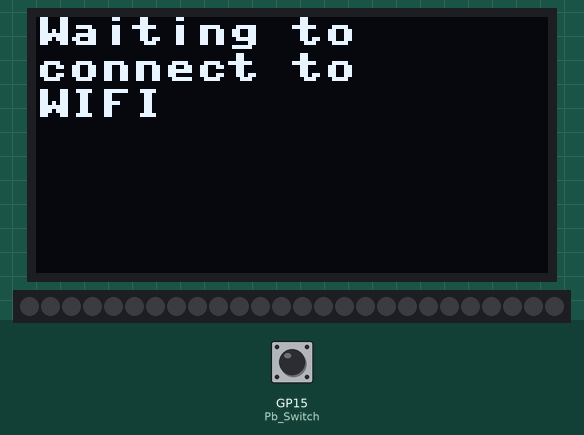
Recording of a program running on a simulated Raspberry Pi Pico running MicroPython. Parts: 128×64 one-colour display, 26 RGB LEDs in strip order, left to right. Inputs (shaded band) come from the test bench; at power-on: GP15 (Pb_Switch) LOW. Dim RGB values are drawn brighter than linear; WiFi joins after 1.5 s; library files of the repository ran but are not shown: ssd1306.py; what the program prints to the serial console is not drawn.

Above: at 3.1 s.
At 6.3 s:
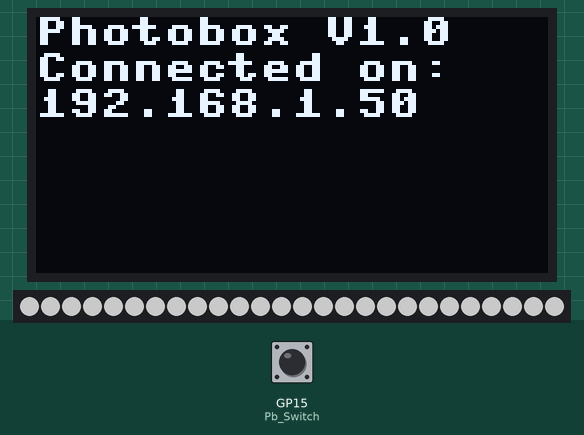
6.4 s: GP15 (Pb_Switch) pulled HIGH for 0.15 s
At 6.8 s:
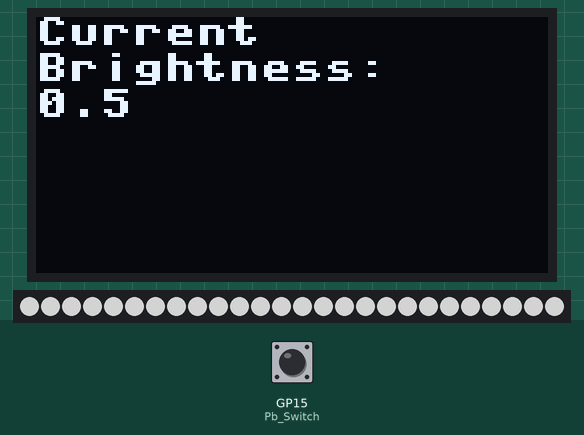
8.0 s: GP15 (Pb_Switch) pulled HIGH for 1 s
At 9.2 s:
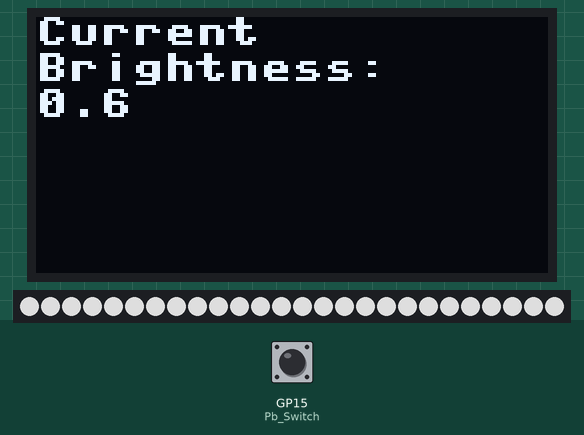
Timing chart, 0 to 11.0 s (numbered marks = the images above; inputs shaded):
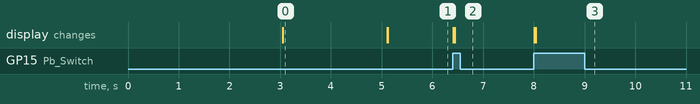

The program:

main.py
```python
# Photobox Project V1, uses SK6812 RGBW chips, push button switch, and 128x64 OLED I2C display.

import array, time
from machine import Pin,I2C
import rp2
import network
import socket
from time import sleep
from ssd1306 import SSD1306_I2C
import framebuf,sys
from picozero import pico_temp_sensor


ssid = 'No Soup For U' #Your network name
password = 'Av0Cad0T0ast' #Your WiFi password

Pb_Switch = Pin(15,Pin.IN,Pin.PULL_DOWN)

i2c_dev = I2C(0,scl=Pin(1),sda=Pin(0),freq=400000)
oled = SSD1306_I2C(128, 64, i2c_dev)

# Configure the number of SK6812 LEDs and GPIO.
NUM_LEDS = 26
PIN_NUM = 28 # (GP)28 = Pin 34 on the PICO W
brightness = 0.8


brt = 0.4


@rp2.asm_pio(sideset_init=rp2.PIO.OUT_LOW, out_shiftdir=rp2.PIO.SHIFT_LEFT, autopull=True, pull_thresh=32) #was 24
def sk6812():
    T1 = 2
    T2 = 5
    T3 = 3
    wrap_target()
    label("bitloop")
    out(x, 1)               .side(0)    [T3 - 1]
    jmp(not_x, "do_zero")   .side(1)    [T1 - 1]
    jmp("bitloop")          .side(1)    [T2 - 1]
    label("do_zero")
    nop()                   .side(0)    [T2 - 1]
    wrap()


# Create the StateMachine with the ws2812 program, outputting on pin
sm = rp2.StateMachine(0, sk6812, freq=8_000_000, sideset_base=Pin(PIN_NUM))

# Start the StateMachine, it will wait for data on its FIFO.
sm.active(1)

# Display a pattern on the LEDs via an array of LED RGB values.
ar = array.array("I", [0 for _ in range(NUM_LEDS)])

##########################################################################
def pixels_show(brightness):
    dimmer_ar = array.array("I", [0 for _ in range(NUM_LEDS)])
    for i,c in enumerate(ar):
        r = int(((c >> 16) & 0xFF) * brightness)
        g = int(((c >> 24) & 0xFF) * brightness)
        b = int(((c >> 8) & 0xFF) * brightness)
        w = int((c & 0xFF) * brightness)
        dimmer_ar[i] = (g<<24) + (r<<16) + (b<<8) + w
    sm.put(dimmer_ar, 0) #8 to 0
    time.sleep_ms(10)

def pixels_set(i, color):
    ar[i] = (color[1]<<24) + (color[0]<<16) + (color[2]<<8) + color[3]

def pixels_fill(color):
    for i in range(len(ar)):
        pixels_set(i, color)


def Pb_Switch_INT(pin):         # PB_Switch Interrupt handler
    global Pb_Switch_State      # reference the global variable
    global brt
    print (brt)
    Pb_Switch.irq(handler=None) # Turn off the handler while it is executing


    if (Pb_Switch.value() == 1) and (Pb_Switch_State == 0):  # Pb_Switch is active (High) and Pb_Switch State is currently Low
    #if (Pb_Switch.value() == 1): # Pb_Switch is active (High)
        Pb_Switch_State = 1     # Update current state of switch

        brt = brt + 0.1
        if brt > 1.05:
            brt = 0.1
        print("brt after adjustment: ",brt)

        pixels_fill(WHITE)
        pixels_show(brt)
        text = ("Current","Brightness:", str(brt))
        oledWrite(text)
#        print("ON")             # Do required action here


    elif (Pb_Switch.value() == 0) and (Pb_Switch_State == 1): # Pb_Switch is not-active (Low) and Pb_Switch State is currently High
    #elif (Pb_Switch.value() == 0): # Pb_Switch is not-active (Low)
        Pb_Switch_State = 0     # Update current state of switch
        #Warning_LED.value(0)    # Do required action here
        print("OFF \n")         # Do required action here

    Pb_Switch.irq(handler=Pb_Switch_INT)
    return(brt)

#Setup the Interrupt Request Handling for Pb_Switch change of state
Pb_Switch.irq(trigger=machine.Pin.IRQ_RISING | machine.Pin.IRQ_FALLING, handler=Pb_Switch_INT)


#Preset the STATE variable for the Pb_Switch
Pb_Switch_State = Pb_Switch.value()
print("Pb_Switch State=", Pb_Switch_State)


BLACK = (0, 0, 0, 0)
GREEN = (0, 255, 0, 0)
WHITE = (0, 0, 0, 255)

def oledWrite(text):
    offset = 0
    oled.fill(0)
    for i in range(len(text)):
        oled.text(text[i],0,offset)
        offset = offset + 9

    oled.show()

def connect():
    #Connect to WLAN
    wlan = network.WLAN(network.STA_IF)
    wlan.active(True)
    wlan.connect(ssid, password)
    while wlan.isconnected() == False:
        print('Waiting for connection...')
        text = ("Waiting to","connect to","WIFI")
        oledWrite(text)

        sleep(1)
    ip = wlan.ifconfig()[0]
    print(f'Connected on {ip}')
    return ip

def open_socket(ip):
    # Open a socket
    address = (ip, 80)
    connection = socket.socket()
    connection.bind(address)
    connection.listen(1)
    return connection

def disconnect():
    wlan = network.WLAN(network.STA_IF)
    wlan.disconnect()
    wlan.active(False)
    wlan.deinit()

def webpage(temperature,reading):
    #Template HTML
    html = f"""
            <!DOCTYPE html>
            <html>
                <head>
                    <title>Photo Box</title>
                </head>
                <body>
                    <h2>Current Brightness</h2>
                    <p>{reading}</p>

                    <form action="./setbrightness">
                        <p>Please select your desired brightness:</p>
                        <select name="nbrt">
                            <option value="0.5">0.5</option>
                            <option value="0.6">0.6</option>
                            <option value="0.7">0.7</option>
                            <option value="0.8">0.8</option>
                            <option value="0.9">0.9</option>
                            <option value="1.0">1.0</option>
                        </select>
                        <input type="submit" value="Submit" />
                    </form>

                    <h2>Pico W Temp:</h2>
                    <p>Temperature is {temperature}</p>
                </body>
            </html>
            """
    return str(html)


def serve(connection):
    #Start a web server
    temperature = 0
    global brt
    loop = 0
    while True:
        client = connection.accept()[0]
        #print(str(client) + "\n\n")
        request = client.recv(1024)
        request = str(request)
        #print(request + "\n\n")
        loop = loop + 1
        print(loop)
        try:
            split1 = request.split()[1]
            print("split request : " + split1 + "\n\n")
            split2 = split1.split('?')[1]
            print("split request : " + split2 + "\n\n")
            Data = split2.split('=')
            print("Data: " + str(Data) + "\n\n")

        except IndexError:
            pass
        if Data[0] == 'nbrt':

            brt = float(Data[1])
            print("brt after adjustment: ",brt)

            pixels_fill(WHITE)
            pixels_show(brt)
            text = ("Current","Brightness:", str(brt))
            oledWrite(text)
        elif request =='/update?':

            state = 'OFF'
        temperature = pico_temp_sensor.temp
        reading = "Brightness: {:.1f}".format(brt)
        html = webpage(temperature, reading)
        client.send(html)
        client.close()


disconnect()
time.sleep(3)


ip = connect()
connection = open_socket(ip)

text = ("Photobox V1.0","Connected on:",ip, "")
oledWrite(text)


try:


    pixels_fill(WHITE)
    pixels_show(brt)


    while True:

        time.sleep(.25)
        serve(connection)


except KeyboardInterrupt:
    print("Interupted")
    pixels_fill(BLACK)
    pixels_show(.1)
    oled.fill(0)
    oled.show()
    disconnect()
    print("Disconnect WIFI")
```

Measured:
- what the display in image 0 shows lasts 2.0 s, from 3.1 s to 5.1 s
